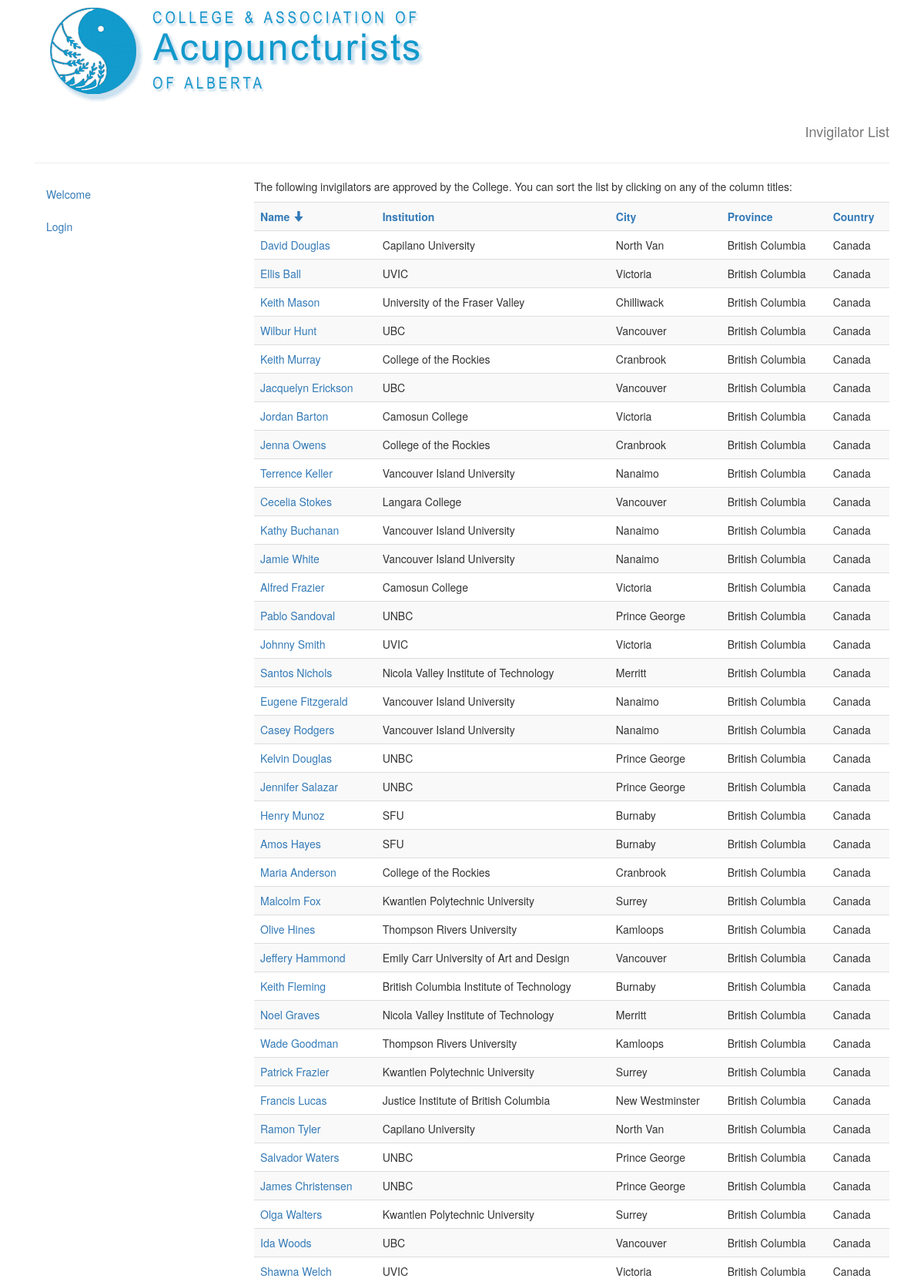
Screenshot of /invigilator/invigilator_list/province/ (upper part) with the database file from the repository.
### invigilator/models.py (models this page shows, shortened)
class Invigilator(models.Model):
    first_name = models.CharField(max_length=40)
    last_name = models.CharField(max_length =40)
    email = models.EmailField()
    institution = models.ForeignKey(Institution)
    city = models.CharField(max_length=40)
    province = models.CharField(max_length=40, blank=True)
    country = models.CharField(max_length=40)
    details = models.TextField(blank=True)
    create_date = models.DateTimeField(auto_now_add=True)

class Institution(models.Model):
    name = models.CharField(max_length=40)
    def __unicode__(self):              # __unicode__ on Python 2
        return self.name

### invigilator/views.py (the view)
# urls.py: url(r'^invigilator_list/(?P<so>.*)/$','invigilator.views.invigilator_list', name='invigilatorList'),
def invigilator_list(request, so):
    invig_list = Invigilator.objects.order_by(so)
    context = {'invigilatorList':invig_list,'title':'Invigilator List'}
    return render(request, 'invigilator/invigilatorList.html', context)

### invigilator/templates/invigilator/invigilatorList.html
{% extends "base_generic.html" %} {% block content %}
<p>The following invigilators are approved by the College. You can sort the list by clicking on any of the column titles:</p>
<table class='table table-striped'>
    <tr>
        <th><a href="{% url 'invigilator:invigilatorList' 'last_name' %}">Name</a>
        <a href="{% url 'invigilator:invigilatorList' '-last_name' %}"><span class="glyphicon glyphicon-arrow-down" aria-hidden="true"></span></a></th>
        <th><a href="{% url 'invigilator:invigilatorList' 'institution' %}">Institution</a></th>
        <th><a href="{% url 'invigilator:invigilatorList' 'city' %}">City</a></th>
        <th><a href="{% url 'invigilator:invigilatorList' 'province' %}">Province</a></th>
        <th><a href="{% url 'invigilator:invigilatorList' 'country' %}">Country</a></th>
    </tr>
    {% for invig in invigilatorList %}
    <tr>
        <td><a href="{% url 'invigilator:invigilatorDetail' invig.pk %}">{{invig.first_name}} {{invig.last_name}}</a>
        </td>
        <td>{{invig.institution}}</td>
        <td>{{invig.city}}</td>
        <td>{{invig.province}}</td>
        <td>{{invig.country}}</td>
    </tr>
    {% endfor %}
</table>
{% endblock content %}

### rows the page displays
Invigilator: first_name "David", last_name "Douglas", institution "Capilano University", city "North Van", province "British Columbia", country "Canada"
Invigilator: first_name "Ellis", last_name "Ball", institution "UVIC", city "Victoria", province "British Columbia", country "Canada"
Invigilator: first_name "Keith", last_name "Mason", institution "University of the Fraser Valley", city "Chilliwack", province "British Columbia", country "Canada"
Invigilator: first_name "Wilbur", last_name "Hunt", institution "UBC", city "Vancouver", province "British Columbia", country "Canada"
Invigilator: first_name "Keith", last_name "Murray", institution "College of the Rockies", city "Cranbrook", province "British Columbia", country "Canada"
Invigilator: first_name "Jacquelyn", last_name "Erickson", institution "UBC", city "Vancouver", province "British Columbia", country "Canada"
Invigilator: first_name "Jordan", last_name "Barton", institution "Camosun College", city "Victoria", province "British Columbia", country "Canada"
Invigilator: first_name "Jenna", last_name "Owens", institution "College of the Rockies", city "Cranbrook", province "British Columbia", country "Canada"
Invigilator: first_name "Terrence", last_name "Keller", institution "Vancouver Island University", city "Nanaimo", province "British Columbia", country "Canada"
Invigilator: first_name "Cecelia", last_name "Stokes", institution "Langara College", city "Vancouver", province "British Columbia", country "Canada"
Invigilator: first_name "Kathy", last_name "Buchanan", institution "Vancouver Island University", city "Nanaimo", province "British Columbia", country "Canada"
Invigilator: first_name "Jamie", last_name "White", institution "Vancouver Island University", city "Nanaimo", province "British Columbia", country "Canada"
Invigilator: first_name "Alfred", last_name "Frazier", institution "Camosun College", city "Victoria", province "British Columbia", country "Canada"
Invigilator: first_name "Pablo", last_name "Sandoval", institution "UNBC", city "Prince George", province "British Columbia", country "Canada"
Invigilator: first_name "Johnny", last_name "Smith", institution "UVIC", city "Victoria", province "British Columbia", country "Canada"
Invigilator: first_name "Santos", last_name "Nichols", institution "Nicola Valley Institute of Technology", city "Merritt", province "British Columbia", country "Canada"
Invigilator: first_name "Eugene", last_name "Fitzgerald", institution "Vancouver Island University", city "Nanaimo", province "British Columbia", country "Canada"
Invigilator: first_name "Casey", last_name "Rodgers", institution "Vancouver Island University", city "Nanaimo", province "British Columbia", country "Canada"
Invigilator: first_name "Kelvin", last_name "Douglas", institution "UNBC", city "Prince George", province "British Columbia", country "Canada"
Invigilator: first_name "Jennifer", last_name "Salazar", institution "UNBC", city "Prince George", province "British Columbia", country "Canada"
Invigilator: first_name "Henry", last_name "Munoz", institution "SFU", city "Burnaby", province "British Columbia", country "Canada"
Invigilator: first_name "Amos", last_name "Hayes", institution "SFU", city "Burnaby", province "British Columbia", country "Canada"
Invigilator: first_name "Maria", last_name "Anderson", institution "College of the Rockies", city "Cranbrook", province "British Columbia", country "Canada"
Invigilator: first_name "Malcolm", last_name "Fox", institution "Kwantlen Polytechnic University", city "Surrey", province "British Columbia", country "Canada"
Invigilator: first_name "Olive", last_name "Hines", institution "Thompson Rivers University", city "Kamloops", province "British Columbia", country "Canada"
Invigilator: first_name "Jeffery", last_name "Hammond", institution "Emily Carr University of Art and Design", city "Vancouver", province "British Columbia", country "Canada"
Invigilator: first_name "Keith", last_name "Fleming", institution "British Columbia Institute of Technology", city "Burnaby", province "British Columbia", country "Canada"
Invigilator: first_name "Noel", last_name "Graves", institution "Nicola Valley Institute of Technology", city "Merritt", province "British Columbia", country "Canada"
Invigilator: first_name "Wade", last_name "Goodman", institution "Thompson Rivers University", city "Kamloops", province "British Columbia", country "Canada"
Invigilator: first_name "Patrick", last_name "Frazier", institution "Kwantlen Polytechnic University", city "Surrey", province "British Columbia", country "Canada"
Invigilator: first_name "Francis", last_name "Lucas", institution "Justice Institute of British Columbia", city "New Westminster", province "British Columbia", country "Canada"
Invigilator: first_name "Ramon", last_name "Tyler", institution "Capilano University", city "North Van", province "British Columbia", country "Canada"
Invigilator: first_name "Salvador", last_name "Waters", institution "UNBC", city "Prince George", province "British Columbia", country "Canada"
Invigilator: first_name "James", last_name "Christensen", institution "UNBC", city "Prince George", province "British Columbia", country "Canada"
Invigilator: first_name "Olga", last_name "Walters", institution "Kwantlen Polytechnic University", city "Surrey", province "British Columbia", country "Canada"
Invigilator: first_name "Ida", last_name "Woods", institution "UBC", city "Vancouver", province "British Columbia", country "Canada"
Invigilator: first_name "Shawna", last_name "Welch", institution "UVIC", city "Victoria", province "British Columbia", country "Canada"

### other values shown
{{ title }} "Invigilator List"
